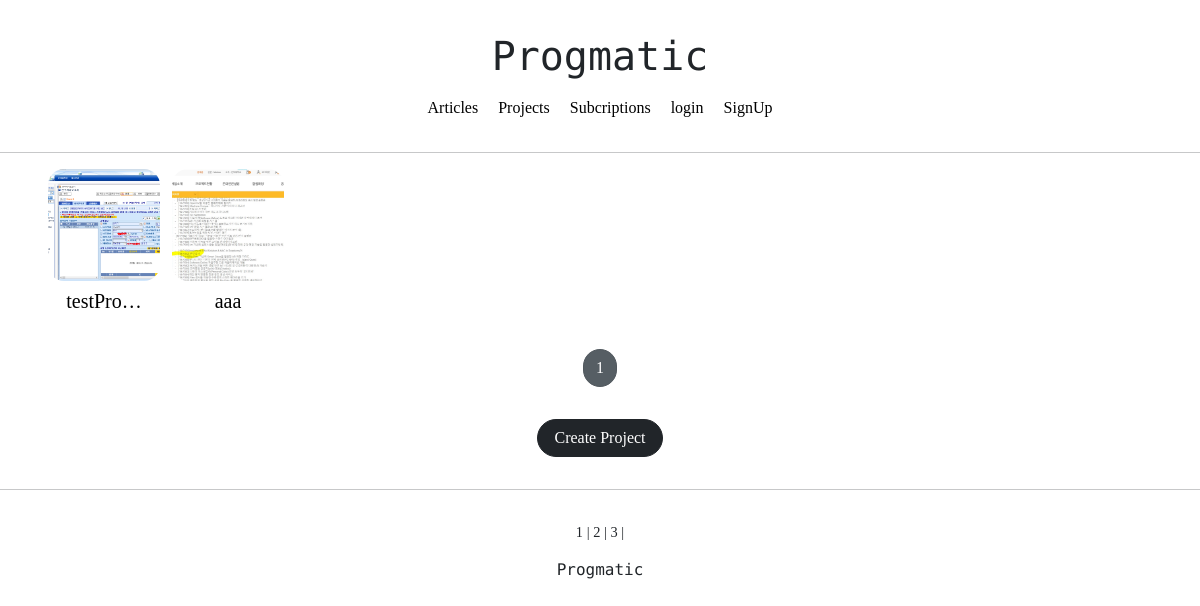
/projects/list/, run on the app's committed database.
### projectapp/models.py (models this page shows, shortened)
class Project(models.Model):
    title = models.CharField(max_length=20, null=False)
    description = models.TextField(max_length=200, null = True)
    image = models.ImageField(upload_to='project/', null=False)
    create_at = models.DateField(auto_now=True)

### projectapp/views.py (the view)
# urls.py: path('list/', ProjectListView.as_view(), name='list'),
class ProjectListView(ListView):
    model = Project
    context_object_name = 'project_list'
    template_name = 'projectapp/list.html'
    paginate_by = 25

### projectapp/templates/projectapp/list.html (shortened to what this page needs)
{% extends 'base.html' %}
{% load static %}
{% block content %}
    {% if project_list %}
    <div class="container">
        {% for project in project_list %}
        <a href="{% url 'projectapp:detail' pk=project.pk %}">
            {% include 'snippets/card_project.html' with project=project%}
        </a>
        {% endfor %}
    </div>
    {% else %}
    <div class="text-center">
        <h1>No Project YET!</h1>
    </div>
    {% endif %}
    {% include 'snippets/pagination.html' with page_obj=page_obj %}
    <div style="text-align:center;">
        <a href="{% url 'projectapp:create' %}" class="btn btn-dark rounded-pill mt-3 mb-3 px-3">
            Create Project
        </a>
    </div>
{% endblock %}

### templates/snippets/card_project.html
<div style="display: block; text-align:center;">
    <img src="{{ project.image.url }}" alt="">
    <h5 class="mt-2" style="font-family: 'NanumSquareB';">
        {{ project.title | truncatechars:8}}
    </h5>
</div>

### static/base.css (style rules this page uses)
a { color:rgb(0, 0, 0); text-decoration: none; }

### projectapp/templates/projectapp/list.html (style rules this page uses)
.container { padding: 0; margin: 0, auto; }
.container div { display: flex; justify-content: center; align-items: center; border-radius: 1rem; }
.container img { width: 7rem; height: 7rem; object-fit: cover; border-radius: 1rem; }

### data on the page
Project: image (picture), title "testPro…"
Project: image (picture), title "aaa"

### other printed values
{{ page_obj.number }} "1"
